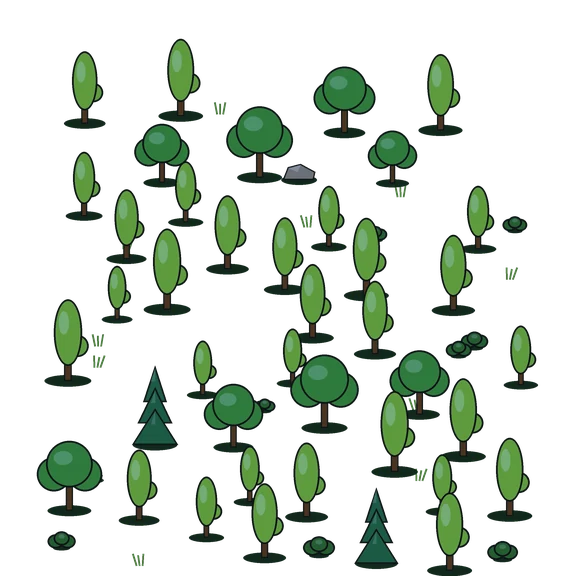
#> input picture components/village/iso/mondeTuiles/bouleaux.webp, 576 x 576 px
$ python -i loupe_checks.py   (imports and definitions only)
#> lines starting #> are read from the running program, lines starting #| are printed output that depends on the picture
#> further down, picture is the input picture: PIL image 576x576 RGBA; mean R, G, B, A 16.2, 27.1, 15.5, 57.5
#!/usr/bin/env python3
"""Objective loupe checks (PROMPT.md section 9). Dev only, stdlib + Pillow.

    loupe_checks.py dump-check <dump.json> [--stamps stamps.json] [--mass-prefix tree] [--tiles i0,j0,i1,j1]
    loupe_checks.py core <dump.json> <img>        (BC criterion 9: the village against its surroundings, 1/8 thumbnail)
    loupe_checks.py forest <dump.json> [--tiles i0,j0,i1,j1]   (BC criterion 4: width ratio, classes, near/far medians)
    loupe_checks.py vector-code [--allowlist scripts/iso/vector_allowlist.json]
    loupe_checks.py vector-pixels <img> [--k K] [--rect x,y,w,h]
    loupe_checks.py thumb <img>

Exit code 1 when a check fails (vector-pixels without --k only prints a distribution, exit 0).

Shared JSON formats (the app's dev hook writes the dump, the ground baker writes the stamps):

  dump.json   {"camera": {"zoom", "tx", "ty", "tileW", "tileH", "screenW", "screenH"},
               "sprites": [{"id": str, "x": num, "y": num, "w": num, "h": num, "flip": bool,
                            "tileI": num, "tileJ": num, "z": num, "container": str|null (optional)}]}
    x, y, w, h: SCREEN pixels of the drawn sprite box (top-left x, y), at the captured camera.
    tileI, tileJ: the tile the sprite stands on (its foot). flip: drawn mirrored.
    container: only for fire/flame sprites (id containing flame|fire|feu): the id of the hearth,
      brazier, torch or lantern holding it. A flame with no container is G17 failing.
  stamps.json [{"asset": str, "tile": [i, j], "flip": bool, "band": str}]   one entry per baked stamp
  Camera projection: x = (i - j) * tileW / 2 * zoom + tx ; y = (i + j) * tileH / 2 * zoom + ty.
    As the app writes it (dev-iso `?dump=`, components/village/iso/dumpSprites.ts `cameraDump`), checked
    against the map's transform: tileW = 48 and tileH = 24 (dp of one cell at map zoom 1), zoom = the
    camera's zoom x the display density (px per map dp), tx and ty already in screen px with the map
    area's offset and the map's centred pivot folded in. So the formula is exact in pixels, no dpr
    left to apply. A sprite flagged "screenFixed": true does not move with the camera (foreground).
    Optional "layer": str on a sprite (building, decor, forest, field, prop, wall, animal, villager,
    flame, foreground, ...).

Rule 3 (art rules, section 6) as coded: a sprite or stamp bigger than 48 px (w or h) that appears twice
in the same screen fails unless one of the two is flipped against the other AND they stand at least 6
tiles apart (Chebyshev distance on tiles). Sprites whose id starts with --mass-prefix (default "tree")
are single trees of a forest mass: they fail only when an identical pair touches (distance <= 1 tile).
Stamps carry no size, so every stamp is checked as if bigger than 48 px; only those inside the screen
count (projected with the camera).
With --tiles i0,j0,i1,j1 (both ends included) only the layer=forest sprites whose foot tile is in the box and the
manifest stamps in the box are checked (a flame is not, G17 is a whole-screen check).
"""

import argparse
import json
import pathlib
import re
import sys

from PIL import Image, ImageStat

HERE = pathlib.Path(__file__).resolve().parent
ROOT = HERE.parents[1]
MIN_PX, MIN_TILES = 48, 6
FIRE = re.compile(r"flame|(^|_)fire|(^|_)feu(_|$)", re.I)


# ---- dump-check --------------------------------------------------------------------------------

def _dist(a, b):
    return max(abs(a[0] - b[0]), abs(a[1] - b[1]))


# [14 lines left out: function _repeat_problems, not called in this run]


def in_tiles(i, j, tiles):
    return tiles[0] <= i <= tiles[2] and tiles[1] <= j <= tiles[3]


# [24 lines left out: function dump_check, not called in this run]


# ---- vector-code -------------------------------------------------------------------------------

DRAWING = ("Path", "Rect", "Circle", "Polygon", "Polyline", "Line", "Ellipse", "Text", "TSpan")
SCAN = ["components/village/iso", "app/dev-iso.tsx"]


# [21 lines left out: function vector_code, not called in this run]


# ---- vector-pixels -----------------------------------------------------------------------------

BLOCK = 16


def block_stds(img, rect=None):
    """{(bx, by): luminance std} per full 16 px block; fully transparent blocks are skipped."""
    im = img.convert("RGBA")
    if rect:
        x, y, w, h = rect
        im = im.crop((x, y, x + w, y + h))
    lum, alpha = im.convert("L"), im.getchannel("A")
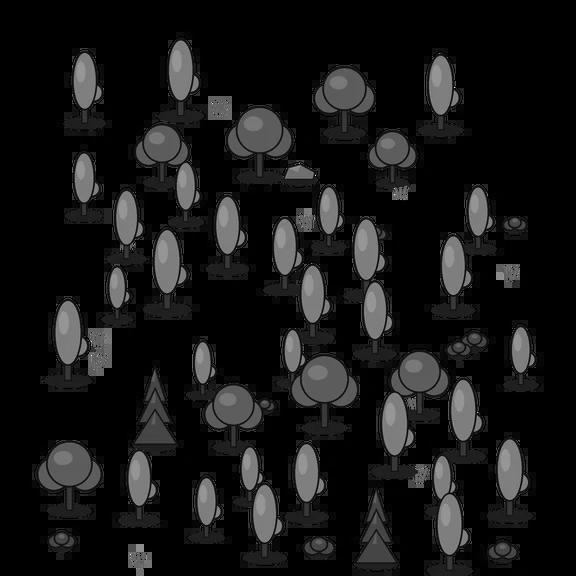
#> lum: PIL image 576x576 L; min 0, max 254, mean 22.5
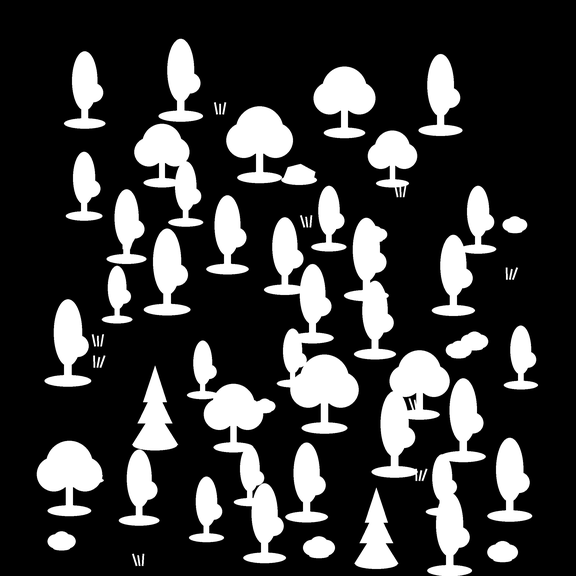
#> alpha: PIL image 576x576 L; min 0, max 255, mean 57.5
    out = {}
    for by in range(im.height // BLOCK):
        for bx in range(im.width // BLOCK):
            box = (bx * BLOCK, by * BLOCK, (bx + 1) * BLOCK, (by + 1) * BLOCK)
            if alpha.crop(box).getextrema()[1] == 0:
                continue
            out[(bx, by)] = ImageStat.Stat(lum.crop(box)).stddev[0]
#> after the loop, out = 722 items
    return out, (im.width // BLOCK, im.height // BLOCK)


# [43 lines left out: functions vector_pixels, thumb, thumb_report, not called in this run]


# ---- core (BC criterion 9) ---------------------------------------------------------------------

BAR_TOP, BAR_BOT = 130, 2340  # system bars of the 1080 x 2400 captures (same as loupe_night.py)


def _stats(lum, box):
    st = ImageStat.Stat(lum.crop(box))
    return st.mean[0], st.stddev[0]


# [126 lines left out: functions core, forest, main, not called in this run]


# [2 lines not run here, left out]

>>> from PIL import Image
>>> picture = Image.open('../../components/village/iso/mondeTuiles/bouleaux.webp')
>>> result = block_stds(picture)
